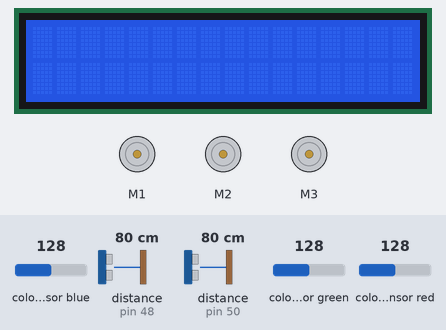
A sketch run on a simulated Arduino Mega 2560, built with avr-gcc and run on an emulated ATmega2560. On the bench: 3 × DC motor (green arrow = forward, orange = backward, longer = faster), 16×2 character LCD. Wiring (inferred from the names in the program): 2 × ultrasonic range finder: trigger pin 51, echo pin 50 / trigger pin 49, echo pin 48; TCS3200 colour sensor: output pin 40; S2 pin 36; S3 pin 38; S0 pin 32; S1 pin 34. The test bench sets the inputs (shaded band); at power-on: colour sensor green 128, colour sensor blue 128, distance to the obstacle (sensors on pin 48, pin 50) 80 cm, colour sensor red 128. The echo pulse lasts 58.3 µs per cm; what the sketch prints to the serial monitor is not drawn.

Above: at 1.2 s.
1.3 s: colour sensor green set to 29
At 5.5 s:
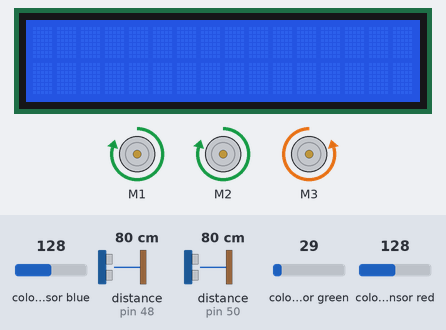
13.5 s: colour sensor green set to 23
At 15.4 s:
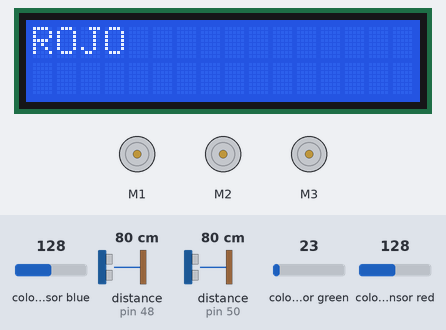
At 17.2 s:
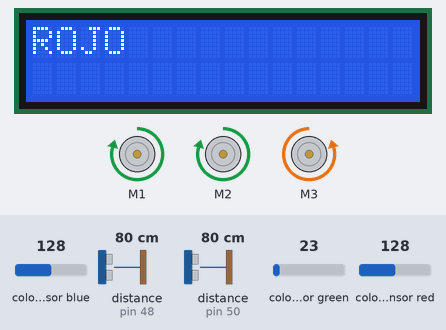
Timing chart, 0 to 30.2 s (numbered marks = the images above; inputs shaded):
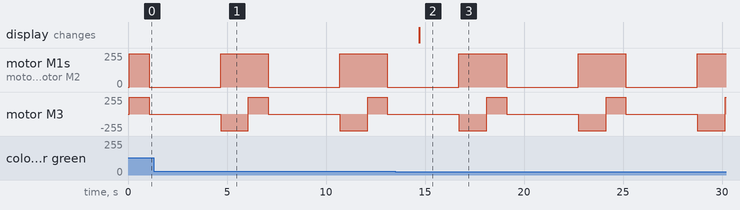

The sketch:

zonaAPetro.ino
```cpp
#include <AFMotor.h>
#include <LiquidCrystal_I2C.h>

LiquidCrystal_I2C lcd(0x27, 16, 2);

// -----------------------------------------------------------
// Motor DC
AF_DCMotor motor1(1, MOTOR12_8KHZ); //atras izqui
AF_DCMotor motor2(2, MOTOR12_8KHZ); //delante izq
AF_DCMotor motor3(3, MOTOR12_8KHZ); // lado derecho
//AF_DCMotor motor4(4, MOTOR12_8KHZ);

// -----------------------------------------------------------
// Sensores de color

// Sensor Derecho
// Cableado de TCS3200 a Arduino
 #define S0 32
 #define S1 34
 #define S2 36
 #define S3 38
 #define salidaSensorColor 40

// frecuencias de los fotodiodos
int frecRojo = 0;
int frecVerde = 0;
int frecAzul = 0;

// Sensor Izquierdo
// Cableado de TCS3200 a Arduino
 #define S0_I 22
 #define S1_I 24
 #define S2_I 26
 #define S3_I 28
 #define salidaSensorColor_I 30

// frecuencias de los fotodiodos
int frecRojo_I = 0;
int frecVerde_I = 0;
int frecAzul_I = 0;

// -----------------------------------------------------------
// Sensores ultrasonicos

// Sensor enfrente
int TRIG = 51; // pin
int ECO = 50;
int DURACION;
int DISTANCIA;

// Sensor derecha
int TRIG_D = 49; // pin
int ECO_D = 48; //
int DURACION_D;
int DISTANCIA_D;


// Funciones
  void avanzar();
  void girarI();
  void girarD();
  void detener();
  void color();
  int ultraEnfrente();
  int ultraDerecha();


void setup() {

// Iniciar la comunicacion serie
  Serial.begin(9600);

// -----------------------------------------------------------
// Motor DC

// Velocidad de motores
  motor1.setSpeed(250);
  motor2.setSpeed(250);
  motor3.setSpeed(250);
//  motor4.setSpeed(200);


// -----------------------------------------------------------
// Sensores de color

// Sensor Derecho
 // Definiendo las Salidas
  pinMode(S0, OUTPUT);
  pinMode(S1, OUTPUT);
  pinMode(S2, OUTPUT);
  pinMode(S3, OUTPUT);

  // Definiendo salidaSensor como entrada
  pinMode(salidaSensorColor, INPUT);

  // Definiendo la escala de frecuencia a 20%
  digitalWrite(S0,HIGH);
  digitalWrite(S1,LOW);


// -----------------------------------------------------------
// Sensores ultrasonicos

// Sensor enfrente
pinMode(TRIG, OUTPUT);
pinMode(ECO, INPUT);
// Sensor derecha
pinMode(TRIG_D, OUTPUT);
pinMode(ECO_D, INPUT);

// -----------------------------------------------------------
// LCD

  lcd.init();
  lcd.backlight();


}

void avanzar(){
  motor1.run(FORWARD);
  motor2.run(FORWARD);
  motor3.run(FORWARD);
//  motor4.run(FORWARD);
  delay(1000);                   // ****** Verificar cuanto tiempo debe de avanzar
}

void detener(){
  motor1.run(RELEASE);
  motor2.run(RELEASE);
  motor3.run(RELEASE);
//  motor4.run(RELEASE);
}

void girarD(){
  motor1.run(FORWARD);
  motor2.run(FORWARD);
  motor3.run(BACKWARD);
//  motor4.run(BACKWARD);
  delay(1400);
}

void girarI(){
  motor1.run(BACKWARD);
  motor2.run(BACKWARD);
  motor3.run(FORWARD);
//  motor4.run(FORWARD);
  delay(1400);
}

void color(){
  digitalWrite(S2,LOW);     // establece fotodiodos
  digitalWrite(S3,LOW);     // con filtro rojo
  int rojo = pulseIn(salidaSensorColor, LOW); // obtiene duracion de pulso de salida del sensor
  delay(200);       // demora de 200 mseg

  digitalWrite(S2,HIGH);    // establece fotodiodos
  digitalWrite(S3,HIGH);    // con filtro verde
  int verde = pulseIn(salidaSensorColor, LOW);  // obtiene duracion de pulso de salida del sensor
  delay(200);       // demora de 200 mseg

  digitalWrite(S2,LOW);     // establece fotodiodos
  digitalWrite(S3,HIGH);    // con filtro azul
  int azul = pulseIn(salidaSensorColor, LOW); // obtiene duracion de pulso de salida del sensor
  delay(200);       // demora de 200 mseg

  Serial.print("R:");     // muestra texto
  Serial.print(rojo);     // muestra valor de variable rojo

  Serial.print("\t");     // espacio de tabulacion

  Serial.print("V:");     // muestra texto
  Serial.print(verde);      // muestra valor de variable verde

  Serial.print("\t");     // espacio de tabulacion

  Serial.print("A:");     // muestra texto
  Serial.println(azul);     // muestra valor de variable azul


            /*
             * derecho
             * Rojo:   r: 75  v: 160  a: 63
             * Azul:   r: 165  v: 200   a: 95
             * Verde:  r: 140  v: 150  a: 75
             * amarillo: r: 90  v: 140  a: 65
             * magenta: r: 90  v: 215  a: 68
             * ne
             *
             */
  if(verde < 100 && rojo > 110 && azul > 30){
    Serial.println("VERDE");
    lcd.clear();
    lcd.setCursor(0,0);
    lcd.print("VERDE");
  }
  else if(rojo < 60 && verde > 120 && azul > 25){
    Serial.println("ROJO");
    lcd.clear();
    lcd.setCursor(0,0);
    lcd.print("ROJO");
  }
  else if(azul < 50 && verde > 135 && rojo > 150){
    Serial.println("AZUL");
    lcd.clear();
    lcd.setCursor(0,0);
    lcd.print("AZUL");
  }
  delay(2000);

}

int ultraEnfrente(){
  digitalWrite(TRIG, HIGH);
  delay(1);
  digitalWrite(TRIG, LOW);
  DURACION = pulseIn(ECO, HIGH);
  DISTANCIA = DURACION / 58.2;
  Serial.print(DISTANCIA);
  return DISTANCIA;
}

int ultraDerecha(){
  digitalWrite(TRIG_D, HIGH);
  delay(1);
  digitalWrite(TRIG_D, LOW);
  DURACION_D = pulseIn(ECO_D, HIGH);
  DISTANCIA_D = DURACION_D / 58.2;
  Serial.print(DISTANCIA_D);
  return DISTANCIA_D;
}


void loop() {

  // AVANZAR

  if(ultraEnfrente() > 10){
    avanzar();
  }
  else{
    if(ultraDerecha() < 15){
      if(ultraEnfrente() < 15){
        girarI();
        avanzar();
       }
    }
    else{
      avanzar();
    }
  }

  // DETECTAR COLOR
  detener();
  delay(1000);
  color();


  // SENSORES ULTRASONICOS
  if(ultraDerecha() < 15){
    if(ultraEnfrente() < 15){
      girarI();
     }
  }
  else{
    girarD();
  }

}
```

Measured:
- the behaviour switches between 26 and 25 on colour sensor green (found by bisection; images 1 and 2)
- after the input at 13.5 s, the display: changes after 1.2 s (image 2)
- by itself, motor M1, motor M2: alternates forward 250/255 for 2.4 s and stopped for 3.6 s
- by itself, motor M3: repeats every 6.0 s: forward 250/255 1.0 s, stopped 3.6 s, backward 250/255 1.4 s
